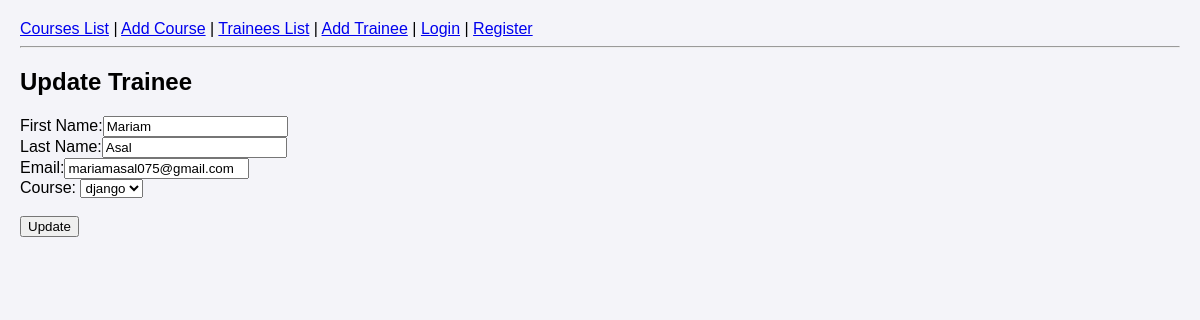
Page /trainee/update/1/ on the committed database.
### Trainee/models.py (models this page shows, shortened)
class Trainee(models.Model):
    first_name = models.CharField(max_length=50)
    last_name = models.CharField(max_length=50)
    email = models.EmailField(unique=True)
    image = models.ImageField(upload_to='trainees/images/', null=True, blank=True)
    course = models.ForeignKey(Course, on_delete=models.CASCADE, related_name='trainees')
    is_deleted = models.BooleanField(default=False)

### Course/models.py (models this page shows, shortened)
class Course(models.Model):
    name = models.CharField(max_length=100)
    description = models.TextField(blank=True, null=True)

### Trainee/views.py (the view, shortened to what this page needs)
# urls.py: path('update/<int:id>/', views.update_trainee, name='update_trainee'),
def update_trainee(request, id):
    trainee = get_object_or_404(Trainee, id=id)
    courses = Course.objects.all()
    return render(request, 'trainee/update.html', {'trainee': trainee, 'courses': courses})

### templates/trainee/update.html (shortened to what this page needs)
{% extends 'base.html' %}
{% block content %}
    <h2>Update Trainee</h2>
    <form method="POST">
        <label>First Name:</label><input type="text" name="first_name" value="{{ trainee.first_name }}" required><br>
        <label>Last Name:</label><input type="text" name="last_name" value="{{ trainee.last_name }}" required><br>
        <label>Email:</label><input type="email" name="email" value="{{ trainee.email }}" required><br>
        <label>Course:</label>
        <select name="course_id" required>
            {% for course in courses %}
                <option value="{{ course.id }}" {% if trainee.course.id == course.id %}selected{% endif %}>
                    {{ course.name }}
                </option>
            {% endfor %}
        </select><br><br>
        <button type="submit">Update</button>
    </form>
{% endblock %}

### static/style.css (style rules this page uses)
body { font-family: Arial, sans-serif; margin: 20px; background-color: #f4f4f9; }

### rows in the picture
Trainee: first_name "Mariam", last_name "Asal", email "mariamasal075@gmail.com", course_id "django"
